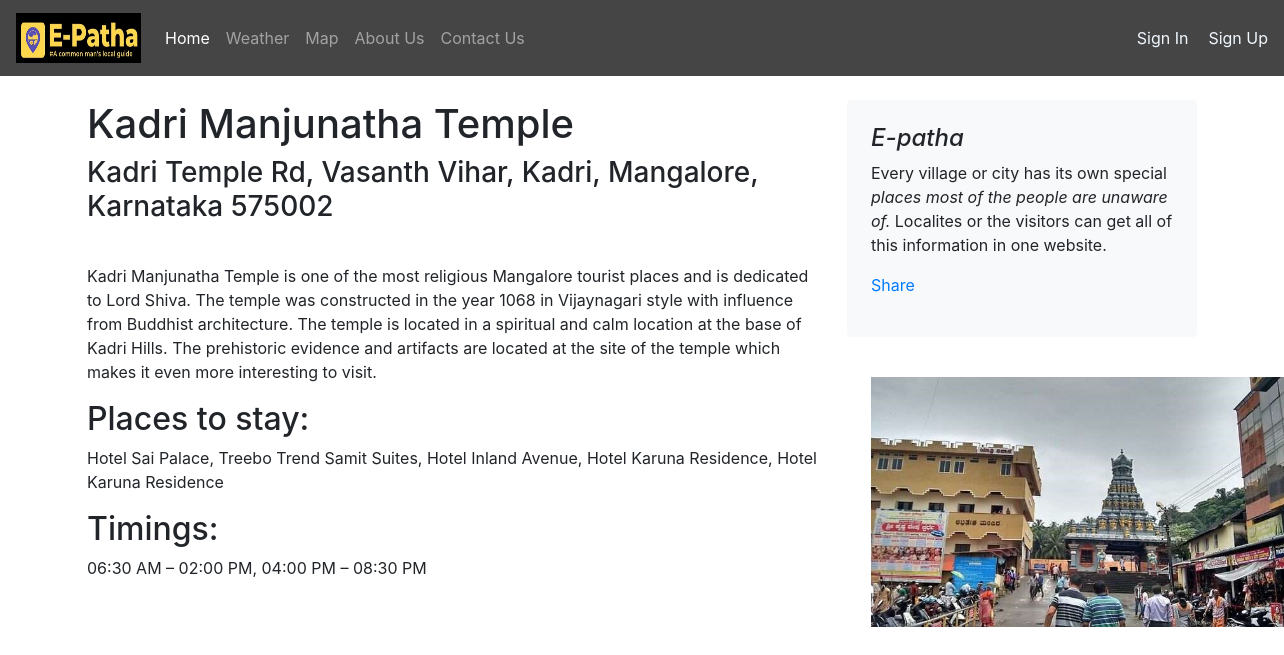
Page /temple/blogpost/7 on the committed database.
### temple/models.py (models this page shows)
class Blogpost(models.Model):
    post_id = models.AutoField(primary_key=True)
    Place_name = models.CharField(max_length=50)
    place = models.CharField(max_length=500, default="")
    About = models.CharField(max_length=5000, default="")
    headding = models.CharField(max_length=500, default="")
    info = models.CharField(max_length=5000, default="")
    headdings = models.CharField(max_length=500, default="")
    informations = models.CharField(max_length=5000, default="")
    info_date = models.DateField()
    Images = models.ImageField(upload_to='e_patha/images', default="")
    def __str__(self):
        return self.Place_name

### temple/views.py (the view)
# urls.py: path("blogpost/<int:id>", views.blogpost, name="blogHome")
def blogpost(request, id):
    post = Blogpost.objects.filter(post_id = id)[0]
    print(post)
    return render(request, 'temple/blogpost.html',
                  {'post':post})

### temple/templates/temple/blogpost.html (shortened to what this page needs)
{% extends 'e_patha/basic.html' %}
{% block body %}
<div class="container">
    <div class="row mt-4">
        <div class="col-md-8 blog-main">
            <h1 class="font">
                {{post.Place_name}}
            </h1>
            <div class="blog-post">
                <h3 class="blog-post-title">{{post.place}}</h3>
                <div class="fb-like" data-href="http://127.0.0.1:8000/tourism/blogpost/{{post.post_id}}" data-layout="standard" data-action="like" data-size="large" data-show-faces="false" data-share="true"></div><br>
                <p>{{post.About}}</p>
                <h2>{{post.headding}}</h2>
                <p>{{post.info}}</p>
                <h2>{{post.headdings}}</h2>
                <p>{{post.informations}}</p>
            </div>
        </div>
        <aside class="col-md-4 blog-sidebar">
            <div class="p-4 mb-3 bg-light rounded">
                <h4 class="font-italic">E-patha</h4>
                <p class="mb-0"> Every village or city has its own special<em> places most of the people are unaware of. </em>Localites or the visitors can get all of this information in one website. </p>
                <div class="my-3 fb-share-button" data-href="http://127.0.0.1:8000/tourism
                /blogpost/{{post.post_id}}" data-layout="button_count" data-size="large"><a target="_blank" href="https://www.facebook.com/sharer/sharer.php?u=http%3A%2F%2F127.0.0.1%3A8000%2Fblog%2Fblogpost%2F4&amp;src=sdkpreparse" class="fb-xfbml-parse-ignore">Share</a></div>
            </div>
            <div class="p-4">
                <img src="/media/{{post.Images}}"  height="250">
            </div>
        </aside>
    </div>
</div>
{% endblock %}

### rows in the picture
Blogpost: Place_name "Kadri Manjunatha Temple", place "Kadri Temple Rd, Vasanth Vihar, Kadri, Mangalore, Karnataka 575002", About "Kadri Manjunatha Temple is one of the most religious Mangalore tourist places and is dedicated to Lord Shiva. The temple was constructed in the year 1068 in Vijaynagari style with influence from Buddhist architecture. The temple is located in a spiritual and calm location at the base of Kadri Hills. The prehistoric evidence and artifacts are located at the site of the temple which makes it even more interesting to visit.", headding "Places to stay:", info "Hotel Sai Palace, Treebo Trend Samit Suites, Hotel Inland Avenue, Hotel Karuna Residence, Hotel Karuna Residence", headdings "Timings:", informations "06:30 AM – 02:00 PM, 04:00 PM – 08:30 PM", Images (picture)
